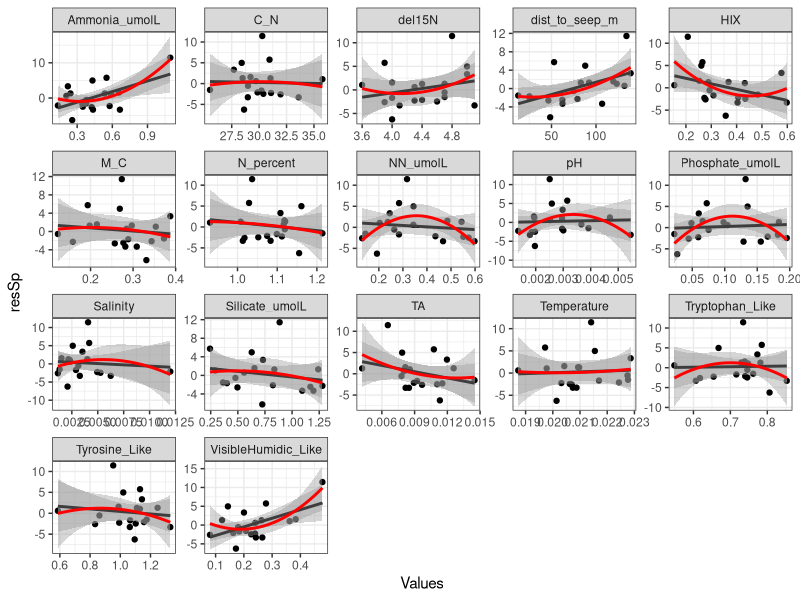
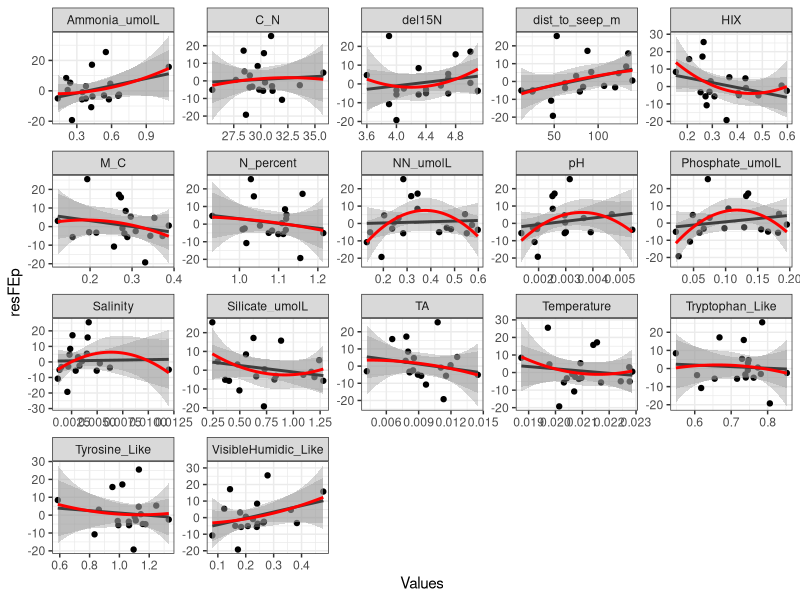
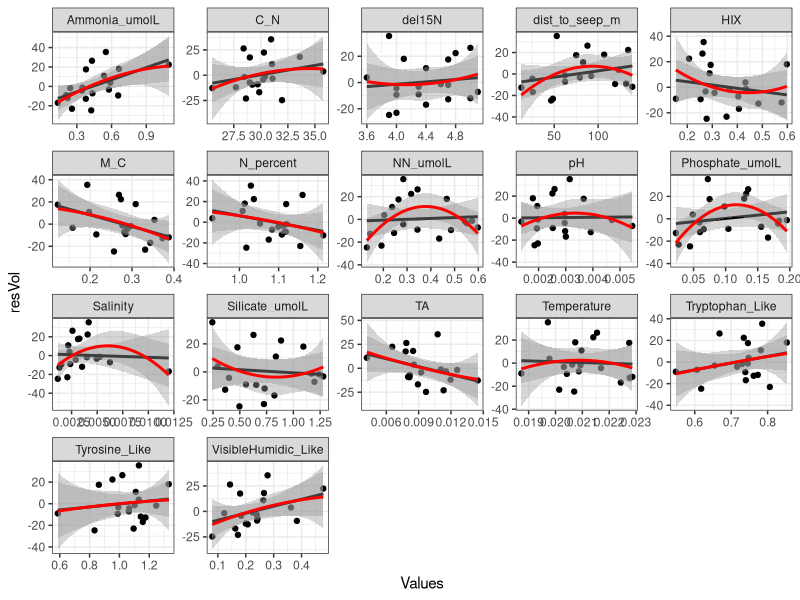
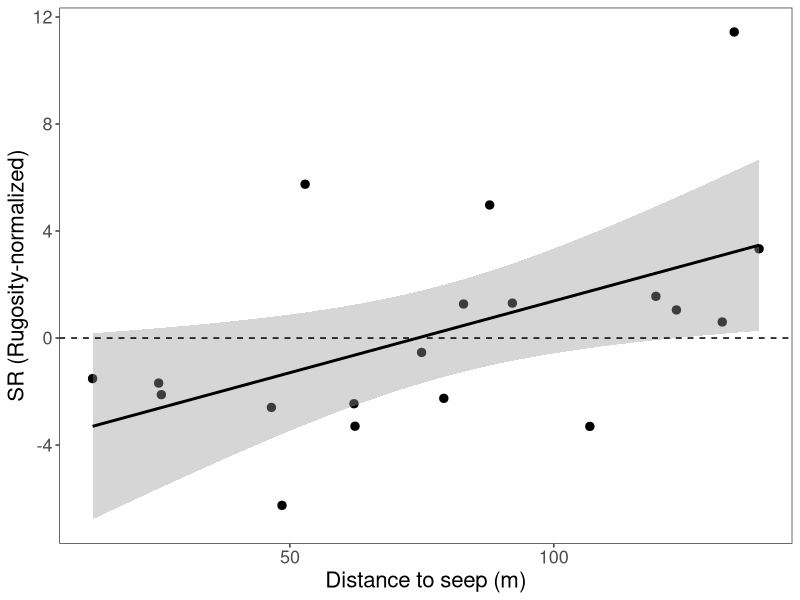
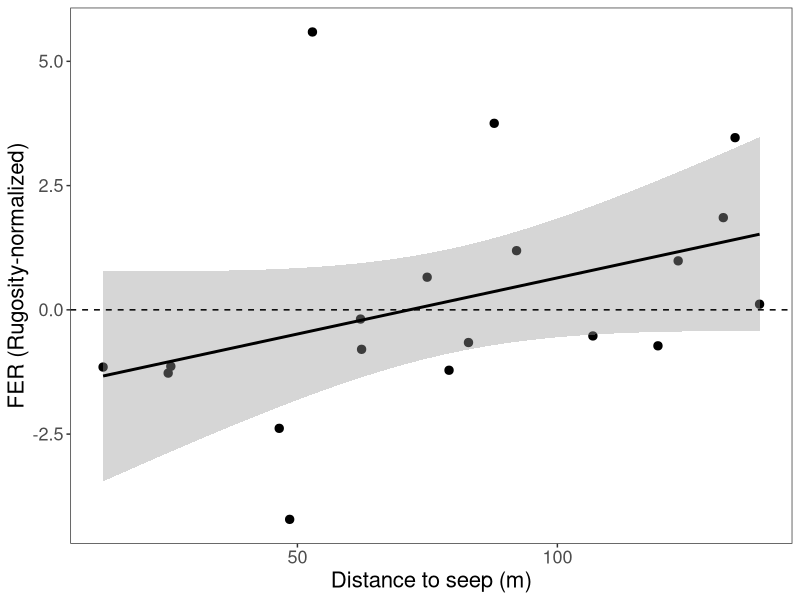
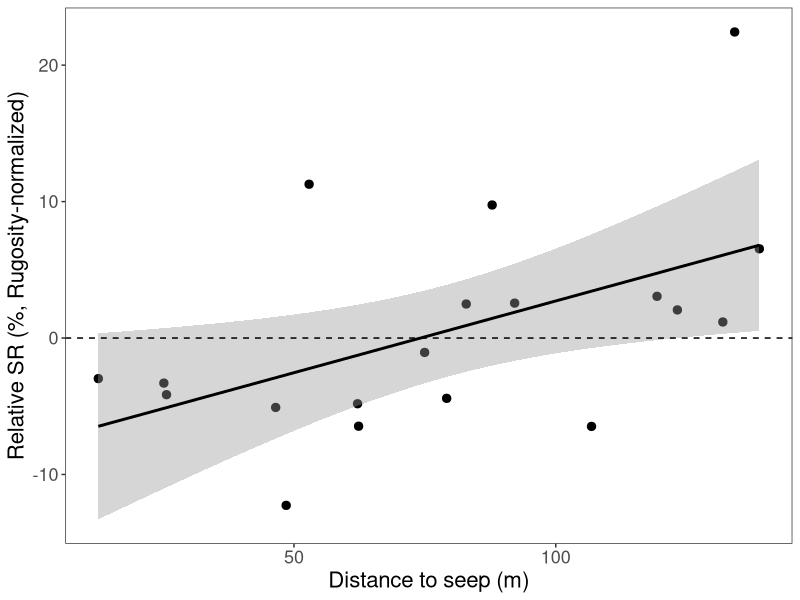
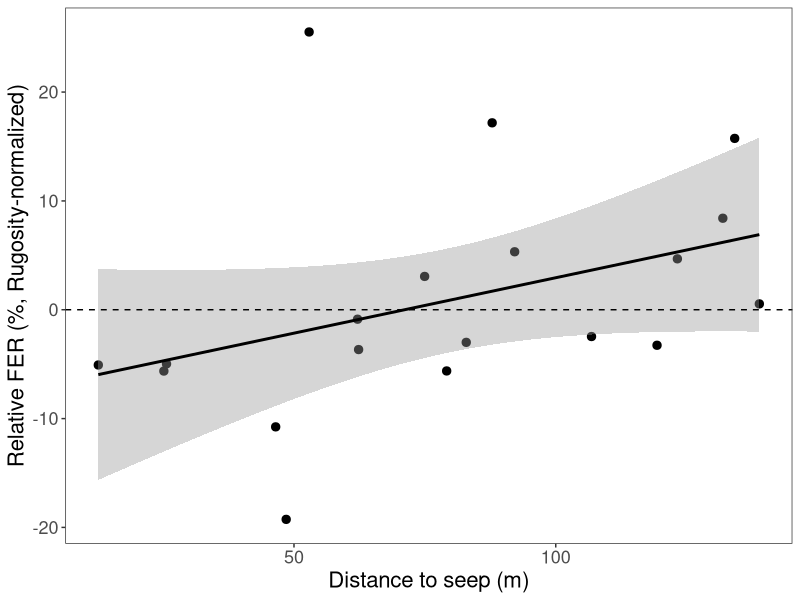
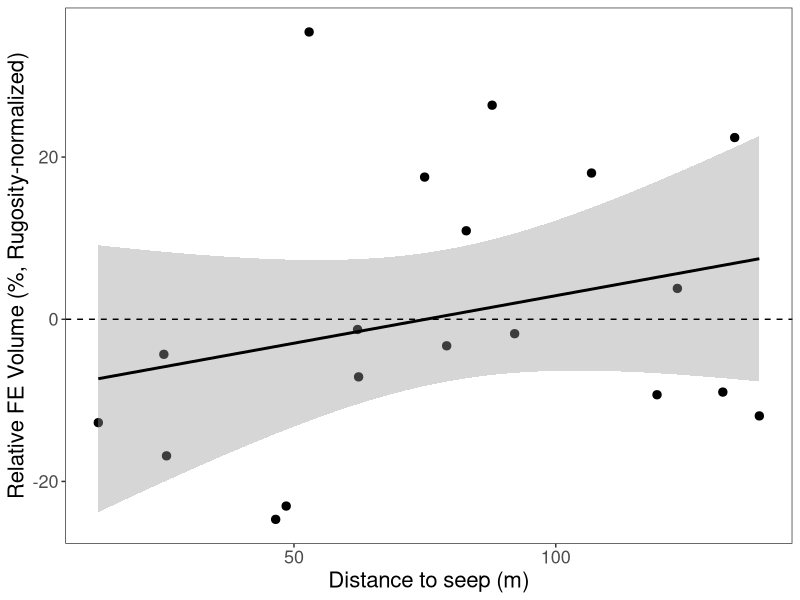

Recreate these plots in R, in order.
#### Linear Regressions of Fric and Fric residuals
### species richness, functional entity richness, and functional volume

### Created by Danielle Barnas
### Created on February 26, 2023


library(tidyverse)
library(here)
library(ggrepel)
library(patchwork)

Fric <- read_csv(here("Data", "Sp_FE_Vol.csv"))
resFric <- read_csv(here("Data", "Sp_FE_Vol_res.csv"))
meta <- read_csv(here("Data", "Full_Metadata.csv"))
chem <- read_csv(here("Data","Biogeochem", "Nutrients_Processed_All.csv")) %>%
  filter(Season == "Dry") %>%
  filter(Location == "Varari",
         CowTagID != "V13" &
           CowTagID != "VSEEP") %>%
  select(CowTagID, Parameters, CVSeasonal) %>%
  pivot_wider(names_from = Parameters, values_from = CVSeasonal)


### Join Sp and FE and Vol4D with metadata
reg.Fric <- resFric %>%
  as_tibble() %>%
  left_join(meta) %>%
  filter(CowTagID != "VSEEP" &
           CowTagID != "V13")
  #mutate(meanRugosity = if_else(CowTagID == "VSEEP", 0.97, meanRugosity))




### Calculate regressions again with Residuals (remove structure/substrate)

#fit model: linear relationship
resModSpR <- lm(NbSp ~ meanRugosity, data=reg.Fric) # species richness
resModFER <- lm(NbFEs ~ meanRugosity, data=reg.Fric) # entity richness
resModSpRp <- lm(NbSpP ~ meanRugosity, data=reg.Fric) # relative species richness
resModFERp <- lm(NbFEsP ~ meanRugosity, data=reg.Fric) # relative entity richness
resModVol <- lm(Vol8D ~ meanRugosity, data=reg.Fric) # relative entity volume

#view model summary
summary(resModSpRp) # ** strong significance
summary(resModFERp) # *** strong significance
summary(resModVol) # * 0.49 weak significance

# use above to justify use of resFric
resFric <- reg.Fric %>%
  left_join(chem)

## WHEN SEEP IS REMOVED, DIST TO SEEP IS NO LONGER SIGNIFICANT FOR ALL PARAMETERS
## PHOSPHATE AND NN SIGNIFICANT FOR ALL (POLYNOMIAL): increase Rich and Vol with elevating NN and Phosphate, then rich and vol drop off
## SpR: increase with increasing ammonia and visible humidics
## Vol: Decrease with increasing M_C, Inc with Inc Ammonia, Inc with elevating Salinity, then vol drops again

#check residuals against other parameters
resFric %>%
  pivot_longer(cols = c(del15N:N_percent, dist_to_seep_m, Salinity:Tyrosine_Like), names_to = "Parameters", values_to = "Values") %>%
  ggplot(aes(x = Values, y = resSp)) +
  geom_point() +
  geom_smooth(method = "lm", formula = "y~x", color = "black") +
  geom_smooth(method = "lm", formula = "y~poly(x,2)", color = "red") +
  facet_wrap(~Parameters, scales = "free") +
  theme_bw()
summary(lm(data = resFric, resSpp ~ dist_to_seep_m)) # *
summary(lm(data = resFric, resSpp ~ Ammonia_umolL)) # *
summary(lm(data = resFric, resSpp ~ VisibleHumidic_Like)) # *
summary(lm(data = resFric, resSpp ~ poly(Phosphate_umolL,2))) # *
summary(lm(data = resFric, resSpp~ poly(NN_umolL,2))) # *




resFric %>%
  pivot_longer(cols = c(del15N:N_percent, dist_to_seep_m, Salinity:Tyrosine_Like), names_to = "Parameters", values_to = "Values") %>%
  ggplot(aes(x = Values, y = resFEp)) +
  geom_point() +
  geom_smooth(method = "lm", formula = "y~x", color = "black") +
  geom_smooth(method = "lm", formula = "y~poly(x,2)", color = "red") +
  facet_wrap(~Parameters, scales = "free") +
  theme_bw()
summary(lm(data = resFric, resFEp ~ dist_to_seep_m)) # NS
summary(lm(data = resFric, resFEp ~ poly(NN_umolL,2))) # *
summary(lm(data = resFric, resFEp ~ poly(Phosphate_umolL,2))) # *

resFric %>%
  pivot_longer(cols = c(del15N:N_percent, dist_to_seep_m, Salinity:Tyrosine_Like), names_to = "Parameters", values_to = "Values") %>%
  ggplot(aes(x = Values, y = resVol)) +
  geom_point() +
  geom_smooth(method = "lm", formula = "y~x", color = "black") +
  geom_smooth(method = "lm", formula = "y~poly(x,2)", color = "red") +
  facet_wrap(~Parameters, scales = "free") +
  theme_bw()
summary(lm(data = resFric, resVol ~ dist_to_seep_m)) # NS
summary(lm(data = resFric, resVol ~ Ammonia_umolL)) # *
summary(lm(data = resFric, resVol ~ poly(NN_umolL,2))) # *
summary(lm(data = resFric, resVol ~ poly(Phosphate_umolL,2))) # *
summary(lm(data = resFric, resVol ~ poly(Salinity,2))) # *

#plot predictor variable vs. standardized residuals

# isolate seep point
# ptseep <- Fric %>%
#   filter(CowTagID == "VSEEP")



#####################################################################
### DISTANCE TO SEEP
#####################################################################

## Raw richness residuals
rug_res_SpR_plot <- resFric %>%
  ggplot(aes(x = dist_to_seep_m,
             y = resSp)) +
  geom_point(size = 2.5) +
  # geom_point(data = ptseep,
  #            aes(x = dist_to_seep_m,
  #                y = resSpR),
  #            shape = 23,
  #            size = 5,
  #            color = "black",
  #            fill = "black") + # add seep point as icon
  geom_smooth(method = "lm", color = "black") +
  theme_bw() +
  theme(axis.title = element_text(size = 16),
        axis.text = element_text(size = 13)) +
  geom_hline(yintercept = 0, linetype = "dashed") +
  theme(panel.grid = element_blank()) +
  labs(y = "SR (Rugosity-normalized)",
       x = "Distance to seep (m)")
rug_res_SpR_plot

rug_res_FER_plot <- resFric %>%
  ggplot(aes(x = dist_to_seep_m,
             y = resFE)) +
  geom_point(size = 2.5) +
  # geom_point(data = ptseep,
  #            aes(x = dist_to_seep_m,
  #                y = resSpR),
  #            shape = 23,
  #            size = 5,
  #            color = "black",
  #            fill = "black") + # add seep point as icon
  geom_smooth(method = "lm", color = "black") +
  theme_bw() +
  theme(axis.title = element_text(size = 16),
        axis.text = element_text(size = 13)) +
  geom_hline(yintercept = 0, linetype = "dashed") +
  theme(panel.grid = element_blank()) +
  labs(y = "FER (Rugosity-normalized)",
       x = "Distance to seep (m)")
rug_res_FER_plot

## Relative richness and volume residuals
rug_res_SpRp_plot <- resFric %>%
  ggplot(aes(x = dist_to_seep_m,
             y = resSpp)) +
  geom_point(size = 2.5) +
  # geom_point(data = ptseep,
  #            aes(x = dist_to_seep_m,
  #                y = resSpR),
  #            shape = 23,
  #            size = 5,
  #            color = "black",
  #            fill = "black") + # add seep point as icon
  geom_smooth(method = "lm", color = "black") +
  theme_bw() +
  theme(axis.title = element_text(size = 16),
        axis.text = element_text(size = 13)) +
  geom_hline(yintercept = 0, linetype = "dashed") +
  theme(panel.grid = element_blank()) +
  labs(y = "Relative SR (%, Rugosity-normalized)",
       x = "Distance to seep (m)")
rug_res_SpRp_plot

rug_res_FERp_plot <- resFric %>%
  ggplot(aes(x = dist_to_seep_m,
             y = resFEp)) +
  geom_point(size = 2.5) +
  # geom_point(data = ptseep,
  #            aes(x = dist_to_seep_m,
  #                y = resSpR),
  #            shape = 23,
  #            size = 5,
  #            color = "black",
  #            fill = "black") + # add seep point as icon
  geom_smooth(method = "lm", color = "black") +
  theme_bw() +
  theme(axis.title = element_text(size = 16),
        axis.text = element_text(size = 13)) +
  geom_hline(yintercept = 0, linetype = "dashed") +
  theme(panel.grid = element_blank()) +
  labs(y = "Relative FER (%, Rugosity-normalized)",
       x = "Distance to seep (m)")
rug_res_FERp_plot

rug_res_Vol_plot <- resFric %>%
  ggplot(aes(x = dist_to_seep_m,
             y = resVol)) +
  geom_point(size = 2.5) +
  # geom_point(data = ptseep,
  #            aes(x = dist_to_seep_m,
  #                y = resSpR),
  #            shape = 23,
  #            size = 5,
  #            color = "black",
  #            fill = "black") + # add seep point as icon
  geom_smooth(method = "lm", color = "black") +
  theme_bw() +
  theme(axis.title = element_text(size = 16),
        axis.text = element_text(size = 13)) +
  geom_hline(yintercept = 0, linetype = "dashed") +
  theme(panel.grid = element_blank()) +
  labs(y = "Relative FE Volume (%, Rugosity-normalized)",
       x = "Distance to seep (m)")
rug_res_Vol_plot



### Save patched plots
plot1 <- rug_res_SpR_plot + rug_res_FER_plot
plot1
ggsave(here("Output", "PaperFigures", "lm_rich_residuals_dist.png"), plot1, height = 6, width = 10)


plot2 <- rug_res_SpRp_plot + rug_res_FERp_plot + rug_res_Vol_plot
plot2

ggsave(here("Output", "PaperFigures", "lm_relative_residuals_dist.png"), plot2, height = 6, width = 10)

#####################################################################
### PHOSPHATE
#####################################################################

## Raw richness residuals
rug_res_SpR_plot <- resFric %>%
  ggplot(aes(x = Phosphate_umolL,
             y = resSp)) +
  geom_point(size = 2.5) +
  # geom_point(data = ptseep,
  #            aes(x = dist_to_seep_m,
  #                y = resSpR),
  #            shape = 23,
  #            size = 5,
  #            color = "black",
  #            fill = "black") + # add seep point as icon
  geom_smooth(method = "lm", formula = "y~poly(x,2)", color = "black") +
  theme_bw() +
  theme(axis.title = element_text(size = 16),
        axis.text = element_text(size = 13)) +
  geom_hline(yintercept = 0, linetype = "dashed") +
  theme(panel.grid = element_blank()) +
  labs(y = "SR (Rugosity-normalized)",
       x = "Phosphate (umol L-1)")
rug_res_SpR_plot

rug_res_FER_plot <- resFric %>%
  ggplot(aes(x = Phosphate_umolL,
             y = resFE)) +
  geom_point(size = 2.5) +
  # geom_point(data = ptseep,
  #            aes(x = dist_to_seep_m,
  #                y = resSpR),
  #            shape = 23,
  #            size = 5,
  #            color = "black",
  #            fill = "black") + # add seep point as icon
  geom_smooth(method = "lm", formula = "y~poly(x,2)", color = "black") +
  theme_bw() +
  theme(axis.title = element_text(size = 16),
        axis.text = element_text(size = 13)) +
  geom_hline(yintercept = 0, linetype = "dashed") +
  theme(panel.grid = element_blank()) +
  labs(y = "FER (Rugosity-normalized)",
       x = "Phosphate (umol L-1)")
rug_res_FER_plot

## Relative richness and volume residuals
rug_res_SpRp_plot <- resFric %>%
  ggplot(aes(x = Phosphate_umolL,
             y = resSpp)) +
  geom_point(size = 2.5) +
  # geom_point(data = ptseep,
  #            aes(x = dist_to_seep_m,
  #                y = resSpR),
  #            shape = 23,
  #            size = 5,
  #            color = "black",
  #            fill = "black") + # add seep point as icon
  geom_smooth(method = "lm", formula = "y~poly(x,2)", color = "black") +
  theme_bw() +
  theme(axis.title = element_text(size = 16),
        axis.text = element_text(size = 13)) +
  geom_hline(yintercept = 0, linetype = "dashed") +
  theme(panel.grid = element_blank()) +
  labs(y = "Relative SR (%, Rugosity-normalized)",
       x = "Phosphate (umol L-1)")
rug_res_SpRp_plot

rug_res_FERp_plot <- resFric %>%
  ggplot(aes(x = Phosphate_umolL,
             y = resFEp)) +
  geom_point(size = 2.5) +
  # geom_point(data = ptseep,
  #            aes(x = dist_to_seep_m,
  #                y = resSpR),
  #            shape = 23,
  #            size = 5,
  #            color = "black",
  #            fill = "black") + # add seep point as icon
  geom_smooth(method = "lm", formula = "y~poly(x,2)", color = "black") +
  theme_bw() +
  theme(axis.title = element_text(size = 16),
        axis.text = element_text(size = 13)) +
  geom_hline(yintercept = 0, linetype = "dashed") +
  theme(panel.grid = element_blank()) +
  labs(y = "Relative FER (%, Rugosity-normalized)",
       x = "Phosphate (umol L-1)")
rug_res_FERp_plot

rug_res_Vol_plot <- resFric %>%
  ggplot(aes(x = Phosphate_umolL,
             y = resVol)) +
  geom_point(size = 2.5) +
  # geom_point(data = ptseep,
  #            aes(x = dist_to_seep_m,
  #                y = resSpR),
  #            shape = 23,
  #            size = 5,
  #            color = "black",
  #            fill = "black") + # add seep point as icon
  geom_smooth(method = "lm", formula = "y~poly(x,2)", color = "black") +
  theme_bw() +
  theme(axis.title = element_text(size = 16),
        axis.text = element_text(size = 13)) +
  geom_hline(yintercept = 0, linetype = "dashed") +
  theme(panel.grid = element_blank()) +
  labs(y = "Relative FE Volume (%, Rugosity-normalized)",
       x = "Phosphate (umol L-1)")
rug_res_Vol_plot



### Save patched plots
plot1 <- rug_res_SpR_plot + rug_res_FER_plot
plot1
ggsave(here("Output", "PaperFigures", "lm_rich_residuals_Phos.png"), plot1, height = 6, width = 10)


plot2 <- rug_res_SpRp_plot + rug_res_FERp_plot + rug_res_Vol_plot
plot2

ggsave(here("Output", "PaperFigures", "lm_relative_residuals_Phos.png"), plot2, height = 6, width = 10)


#####################################################################
### NITRATES + NITRITES
#####################################################################

## Raw richness residuals
rug_res_SpR_plot <- resFric %>%
  ggplot(aes(x = NN_umolL,
             y = resSp)) +
  geom_point(size = 2.5) +
  # geom_point(data = ptseep,
  #            aes(x = dist_to_seep_m,
  #                y = resSpR),
  #            shape = 23,
  #            size = 5,
  #            color = "black",
  #            fill = "black") + # add seep point as icon
  geom_smooth(method = "lm", formula = "y~poly(x,2)", color = "black") +
  theme_bw() +
  theme(axis.title = element_text(size = 16),
        axis.text = element_text(size = 13)) +
  geom_hline(yintercept = 0, linetype = "dashed") +
  theme(panel.grid = element_blank()) +
  labs(y = "SR (Rugosity-normalized)",
       x = "NN (umol L-1)")
rug_res_SpR_plot

rug_res_FER_plot <- resFric %>%
  ggplot(aes(x = NN_umolL,
             y = resFE)) +
  geom_point(size = 2.5) +
  # geom_point(data = ptseep,
  #            aes(x = dist_to_seep_m,
  #                y = resSpR),
  #            shape = 23,
  #            size = 5,
  #            color = "black",
  #            fill = "black") + # add seep point as icon
  geom_smooth(method = "lm", formula = "y~poly(x,2)", color = "black") +
  theme_bw() +
  theme(axis.title = element_text(size = 16),
        axis.text = element_text(size = 13)) +
  geom_hline(yintercept = 0, linetype = "dashed") +
  theme(panel.grid = element_blank()) +
  labs(y = "FER (Rugosity-normalized)",
       x = "NN (umol L-1)")
rug_res_FER_plot

## Relative richness and volume residuals
rug_res_SpRp_plot <- resFric %>%
  ggplot(aes(x = NN_umolL,
             y = resSpp)) +
  geom_point(size = 2.5) +
  # geom_point(data = ptseep,
  #            aes(x = dist_to_seep_m,
  #                y = resSpR),
  #            shape = 23,
  #            size = 5,
  #            color = "black",
  #            fill = "black") + # add seep point as icon
  geom_smooth(method = "lm", formula = "y~poly(x,2)", color = "black") +
  theme_bw() +
  theme(axis.title = element_text(size = 16),
        axis.text = element_text(size = 13)) +
  geom_hline(yintercept = 0, linetype = "dashed") +
  theme(panel.grid = element_blank()) +
  labs(y = "Relative SR (%, Rugosity-normalized)",
       x = "NN (umol L-1)")
rug_res_SpRp_plot

rug_res_FERp_plot <- resFric %>%
  ggplot(aes(x = NN_umolL,
             y = resFEp)) +
  geom_point(size = 2.5) +
  # geom_point(data = ptseep,
  #            aes(x = dist_to_seep_m,
  #                y = resSpR),
  #            shape = 23,
  #            size = 5,
  #            color = "black",
  #            fill = "black") + # add seep point as icon
  geom_smooth(method = "lm", formula = "y~poly(x,2)", color = "black") +
  theme_bw() +
  theme(axis.title = element_text(size = 16),
        axis.text = element_text(size = 13)) +
  geom_hline(yintercept = 0, linetype = "dashed") +
  theme(panel.grid = element_blank()) +
  labs(y = "Relative FER (%, Rugosity-normalized)",
       x = "NN (umol L-1)")
rug_res_FERp_plot

rug_res_Vol_plot <- resFric %>%
  ggplot(aes(x = NN_umolL,
             y = resVol)) +
  geom_point(size = 2.5) +
  # geom_point(data = ptseep,
  #            aes(x = dist_to_seep_m,
  #                y = resSpR),
  #            shape = 23,
  #            size = 5,
  #            color = "black",
  #            fill = "black") + # add seep point as icon
  geom_smooth(method = "lm", formula = "y~poly(x,2)", color = "black") +
  theme_bw() +
  theme(axis.title = element_text(size = 16),
        axis.text = element_text(size = 13)) +
  geom_hline(yintercept = 0, linetype = "dashed") +
  theme(panel.grid = element_blank()) +
  labs(y = "Relative FE Volume (%, Rugosity-normalized)",
       x = "NN (umol L-1)")
rug_res_Vol_plot



### Save patched plots
plot1 <- rug_res_SpR_plot + rug_res_FER_plot
plot1
ggsave(here("Output", "PaperFigures", "lm_rich_residuals_NN.png"), plot1, height = 6, width = 10)


plot2 <- rug_res_SpRp_plot + rug_res_FERp_plot + rug_res_Vol_plot
plot2

ggsave(here("Output", "PaperFigures", "lm_relative_residuals_NN.png"), plot2, height = 6, width = 10)



# ratio of FE:Sp richness ~ distance to seep
# value of 1 would show that each species has its own function, and any lower values show lower functional diversity
resFric %>%
  ggplot(aes(x = NN_umolL,
             y = NbFEs / NbSp)) +
  geom_point(size = 2.5) +
  geom_smooth(method = "lm", formula = "y~poly(x,2)", color = "black") +
  theme_bw() +
  theme(axis.title = element_text(size = 16),
        axis.text = element_text(size = 13)) +
  geom_hline(yintercept = 0, linetype = "dashed") +
  theme(panel.grid = element_blank()) +
  labs(y = "FE / Sp",
       x = "NN (umol L-1)")

resFric %>%
  ggplot(aes(x = Phosphate_umolL,
             y = NbFEs / NbSp)) +
  geom_point(size = 2.5) +
  geom_smooth(method = "lm", formula = "y~poly(x,2)", color = "black") +
  theme_bw() +
  theme(axis.title = element_text(size = 16),
        axis.text = element_text(size = 13)) +
  geom_hline(yintercept = 0, linetype = "dashed") +
  theme(panel.grid = element_blank()) +
  labs(y = "FE / Sp",
       x = "Phosphate (umol L-1)")


resFric %>%
  ggplot(aes(x = dist_to_seep_m,
             y = NbFEs / NbSp)) +
  geom_point(size = 2.5) +
  geom_smooth(method = "lm", formula = "y~poly(x,2)", color = "black") +
  theme_bw() +
  theme(axis.title = element_text(size = 16),
        axis.text = element_text(size = 13)) +
  geom_hline(yintercept = 0, linetype = "dashed") +
  theme(panel.grid = element_blank()) +
  labs(y = "FE / Sp",
       x = "Distance to seep (m)")

summary(lm(data = resFric, (NbFEs / NbSp) ~ poly(dist_to_seep_m,2)))
## Can use the three values above, and also community composition: either relative abundance or presence-absence
## then can do a permanova / nMDS of community comp with the volume / FErichness


